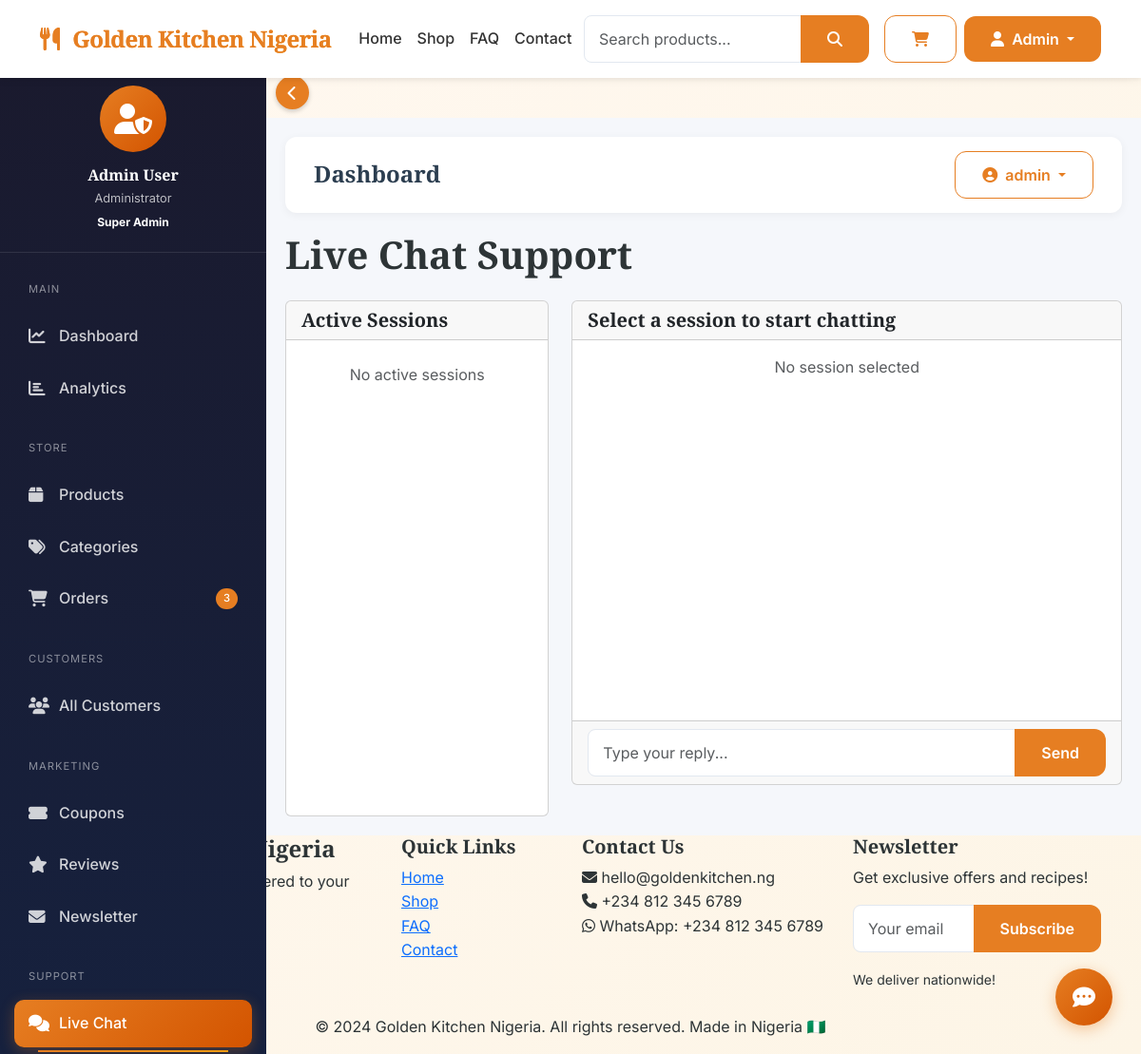
/chat/dashboard (signed in), run on the app's committed database.
### app/models.py (models this page shows, shortened)
class User(UserMixin, db.Model):
    __tablename__ = 'users'
    id = db.Column(db.Integer, primary_key=True)
    email = db.Column(db.String(120), unique=True, nullable=False, index=True)
    username = db.Column(db.String(80), unique=True, nullable=False)
    first_name = db.Column(db.String(50))
    last_name = db.Column(db.String(50))
    password_hash = db.Column(db.String(255), nullable=False)
    is_active = db.Column(db.Boolean, default=True)
    is_admin = db.Column(db.Boolean, default=False)
    email_verified = db.Column(db.Boolean, default=True)
    created_at = db.Column(db.DateTime, default=datetime.utcnow)
    last_login = db.Column(db.DateTime)
    phone = db.Column(db.String(20))
    address = db.Column(db.Text)
    city = db.Column(db.String(100))
    state = db.Column(db.String(100))
    postal_code = db.Column(db.String(20))
    country = db.Column(db.String(100), default='USA')
    newsletter_subscribed = db.Column(db.Boolean, default=False)
    total_spent = db.Column(db.Float, default=0.0)
    order_count = db.Column(db.Integer, default=0)
    def get_full_name(self):
        return f"{self.first_name} {self.last_name}" if self.first_name else self.username

### app/blueprints/chat.py (the view)
@chat_bp.route('/dashboard')
@login_required
def chat_dashboard():
    if not current_user.is_admin:
        return redirect(url_for('main.index'))
    return render_template('admin/chat_dashboard.html')

### app/__init__.py (called while the page is built)
@login_manager.user_loader
def load_user(user_id):
    from app.models import User
    return User.query.get(int(user_id))

### app/templates/admin/chat_dashboard.html (shortened to what this page needs)
{% extends "admin/base_admin.html" %}
{% block admin_content %}
<div class="chat-dashboard">
    <h1 class="mb-4">Live Chat Support</h1>
    <div class="row">
        <div class="col-md-4">
            <div class="card">
                <div class="card-header">
                    <h5 class="mb-0">Active Sessions</h5>
                </div>
                <div class="card-body p-0" id="sessionsList" style="height: 500px; overflow-y: auto;">
                </div>
            </div>
        </div>
        <div class="col-md-8">
            <div class="card">
                <div class="card-header">
                    <h5 class="mb-0" id="currentSessionTitle">Select a session to start chatting</h5>
                </div>
                <div class="card-body" id="chatMessages" style="height: 400px; overflow-y: auto;">
                    <div class="text-center text-muted">No session selected</div>
                </div>
                <div class="card-footer">
                    <div class="input-group">
                        <input type="text" id="adminMessage" class="form-control" placeholder="Type your reply...">
                        <button class="btn btn-terracotta" onclick="sendAdminMessage()">Send</button>
                    </div>
                </div>
            </div>
        </div>
    </div>
</div>
{% endblock %}

### app/templates/admin/base_admin.html (shortened to what this page needs)
{% extends "base.html" %}
{% block content %}
<div class="admin-wrapper">
    <button class="sidebar-toggle" id="sidebarToggle">
        <i class="fas fa-chevron-left" id="toggleIcon"></i>
    </button>
    <div class="admin-sidebar" id="adminSidebar">
        <div class="sidebar-header">
            <div class="user-avatar">
                <i class="fas fa-user-shield"></i>
            </div>
            <h4>{{ current_user.get_full_name() }}</h4>
            <p>Administrator</p>
            <span class="badge bg-terracotta">Super Admin</span>
        </div>
        <div class="sidebar-nav">
            <div class="nav-section">
                <div class="nav-section-title">MAIN</div>
                <a class="nav-link {% if request.endpoint == 'admin.dashboard' %}active{% endif %}"
                   href="{{ url_for('admin.dashboard') }}">
                    <i class="fas fa-chart-line"></i>
                    <span class="sidebar-text">Dashboard</span>
                </a>
                <a class="nav-link {% if request.endpoint == 'admin.analytics' %}active{% endif %}"
                   href="{{ url_for('admin.analytics') }}">
                    <i class="fas fa-chart-bar"></i>
                    <span class="sidebar-text">Analytics</span>
                </a>
            </div>
            <div class="nav-section">
                <div class="nav-section-title">STORE</div>
                <a class="nav-link {% if 'products' in request.endpoint %}active{% endif %}"
                   href="{{ url_for('admin.manage_products') }}">
                    <i class="fas fa-box"></i>
                    <span class="sidebar-text">Products</span>
                </a>
                <a class="nav-link {% if 'categories' in request.endpoint %}active{% endif %}"
                   href="{{ url_for('admin.manage_categories') }}">
                    <i class="fas fa-tags"></i>
                    <span class="sidebar-text">Categories</span>
                </a>
                <a class="nav-link {% if 'orders' in request.endpoint %}active{% endif %}"
                   href="{{ url_for('admin.manage_orders') }}">
                    <i class="fas fa-shopping-cart"></i>
                    <span class="sidebar-text">Orders</span>
                    <span class="badge-notification" id="pendingOrdersBadge" style="display: none;">0</span>
                </a>
            </div>
            <div class="nav-section">
                <div class="nav-section-title">CUSTOMERS</div>
                <a class="nav-link {% if 'customers' in request.endpoint %}active{% endif %}"
                   href="{{ url_for('admin.manage_customers') }}">
                    <i class="fas fa-users"></i>
                    <span class="sidebar-text">All Customers</span>
                </a>
            </div>
            <div class="nav-section">
                <div class="nav-section-title">MARKETING</div>
                <a class="nav-link {% if 'coupons' in request.endpoint %}active{% endif %}"
                   href="{{ url_for('admin.manage_coupons') }}">
                    <i class="fas fa-ticket-alt"></i>
                    <span class="sidebar-text">Coupons</span>
                </a>
                <a class="nav-link {% if 'reviews' in request.endpoint %}active{% endif %}"
                   href="{{ url_for('admin.manage_reviews') }}">
                    <i class="fas fa-star"></i>
                    <span class="sidebar-text">Reviews</span>
                </a>
                <a class="nav-link {% if 'newsletter' in request.endpoint %}active{% endif %}"
                   href="{{ url_for('admin.manage_newsletter') }}">
                    <i class="fas fa-envelope"></i>
                    <span class="sidebar-text">Newsletter</span>
                </a>
            </div>
            <div class="nav-section">
                <div class="nav-section-title">SUPPORT</div>
                <a class="nav-link {% if 'chat' in request.endpoint %}active{% endif %}"
                   href="{{ url_for('admin.chat_dashboard') }}">
                    <i class="fas fa-comments"></i>
                    <span class="sidebar-text">Live Chat</span>
                </a>
            </div>
        </div>
    </div>
    <div class="admin-content">
        <div class="admin-topbar">
            <h2 class="page-title">
                {% block page_title %}Dashboard{% endblock %}
            </h2>
            <div class="topbar-actions">
                <div class="dropdown">
                    <button class="btn btn-outline-terracotta dropdown-toggle" data-bs-toggle="dropdown">
                        <i class="fas fa-user-circle me-1"></i>
                        {{ current_user.username }}
                    </button>
                </div>
            </div>
        </div>
        {% block admin_content %}{% endblock %}
    </div>
</div>
{% endblock %}

### app/templates/components/navbar.html (shortened to what this page needs)
<nav class="navbar navbar-expand-lg">
    <div class="container">
        <a class="navbar-brand" href="{{ url_for('main.index') }}">
            <i class="fas fa-utensils me-2"></i>
            Golden Kitchen Nigeria
        </a>
        <div class="collapse navbar-collapse" id="navbarNav">
            <ul class="navbar-nav mx-auto">
                <li class="nav-item"><a class="nav-link" href="{{ url_for('main.index') }}">Home</a></li>
                <li class="nav-item"><a class="nav-link" href="{{ url_for('main.products') }}">Shop</a></li>
                <li class="nav-item"><a class="nav-link" href="{{ url_for('main.faq') }}">FAQ</a></li>
                <li class="nav-item"><a class="nav-link" href="{{ url_for('main.contact') }}">Contact</a></li>
            </ul>
            <div class="search-container me-3">
                <form class="search-form" action="{{ url_for('main.search') }}" method="GET" autocomplete="off">
                    <div class="input-group">
                        <input type="text"
                               name="q"
                               id="searchInput"
                               class="form-control"
                               placeholder="Search products..."
                               aria-label="Search"
                               autocomplete="off">
                        <button class="btn btn-terracotta" type="submit">
                            <i class="fas fa-search"></i>
                        </button>
                    </div>
                </form>
            </div>
            <a href="{{ url_for('cart.view_cart') }}" class="btn btn-outline-terracotta position-relative me-2">
                <i class="fas fa-shopping-cart"></i>
            </a>
            {% if current_user.is_authenticated %}
            <div class="dropdown">
                <button class="btn btn-terracotta dropdown-toggle" data-bs-toggle="dropdown">
                    <i class="fas fa-user me-1"></i>
                    {{ current_user.first_name or current_user.username }}
                </button>
            </div>
            {% endif %}
        </div>
    </div>
</nav>

### app/static/css/style.css (style rules this page uses)
:root { --terracotta: #E67E22; --terracotta-light: #F39C12; --terracotta-dark: #D35400; --gold: #FFD700; --gold-light: #FFE44D; --gold-dark: #CCA800; --warm-orange: #F5A623; --clay: #C0392B; --sand: #FDEBD0; --cream: #FFF8F0; --dark-charcoal: #2C3E50; --light-gray: #F7F9FC; --medium-gray: #E2E8F0; --text-dark: #2D3436; --text-light: #636E72; --gradient-primary: linear-gradient(135deg, var(--terracotta) 0%, var(--terracotta-light) 100%); --gradient-dark: linear-gradient(135deg, var(--terracotta-dark) 0%, var(--terracotta) 100%); --gradient-gold: linear-gradient(135deg, var(--gold) 0%, var(--gold-dark) 100%); --gradient-bg: linear-gradient(135deg, var(--cream) 0%, #FDF5E6 100%); --shadow-sm: 0 2px 4px rgba(0,0,0,0.05); --shadow-md: 0 4px 6px rgba(0,0,0,0.07); --shadow-lg: 0 10px 25px rgba(0,0,0,0.1); --shadow-xl: 0 20px 40px rgba(0,0,0,0.15); --shadow-hover: 0 20px 35px rgba(230,126,34,0.15); --radius-sm: 8px; --radius-md: 12px; --radius-lg: 20px; --radius-xl: 30px; }
* { margin: 0; padding: 0; box-sizing: border-box; }
body { font-family: 'Inter', sans-serif; color: var(--text-dark); background: var(--gradient-bg); line-height: 1.6; overflow-x: hidden; }
h1, h2, h3, h4, h5, h6 { font-family: 'Playfair Display', serif; font-weight: 600; }
.navbar { padding: 1rem 0; background: white !important; }
.navbar-brand { font-family: 'Playfair Display', serif; font-size: 1.8rem; font-weight: 700; background: var(--gradient-primary); -webkit-background-clip: text; background-clip: text; color: transparent; letter-spacing: -0.5px; }
.navbar-brand i { color: var(--terracotta); background: none; -webkit-background-clip: unset; background-clip: unset; }
.nav-link { font-weight: 500; color: var(--text-dark); transition: all 0.3s ease; position: relative; }
.nav-link::after { content: ''; position: absolute; bottom: -5px; left: 50%; transform: translateX(-50%); width: 0; height: 2px; background: var(--gradient-primary); transition: width 0.3s ease; }
.nav-link:hover::after, .nav-link.active::after { width: 80%; }
.btn { padding: 12px 28px; font-weight: 600; border-radius: var(--radius-md); transition: all 0.3s ease; position: relative; overflow: hidden; }
.btn::before { content: ''; position: absolute; top: 50%; left: 50%; width: 0; height: 0; background: rgba(255,255,255,0.2); border-radius: 50%; transform: translate(-50%, -50%); transition: width 0.6s, height 0.6s; }
.btn-terracotta { background: var(--gradient-primary); border: none; color: white; }
.btn-outline-terracotta { border: 2px solid var(--terracotta); background: transparent; color: var(--terracotta); }
.form-control, .form-select { border: 1px solid var(--medium-gray); border-radius: var(--radius-sm); padding: 12px 15px; transition: all 0.3s ease; }
.admin-sidebar { background: var(--dark-charcoal); min-height: 100vh; color: white; }
.admin-sidebar .nav-link { color: rgba(255,255,255,0.8); padding: 12px 20px; border-radius: var(--radius-sm); margin-bottom: 5px; }
.admin-sidebar .nav-link:hover, .admin-sidebar .nav-link.active { background: var(--terracotta); color: white; }

### app/templates/components/navbar.html (style rules this page uses)
.search-container { position: relative; width: 300px; }
.search-form { width: 100%; }
.navbar { background: white; box-shadow: 0 2px 10px rgba(0,0,0,0.05); padding: 1rem 0; }
.navbar-brand { font-size: 1.5rem; font-weight: 700; color: #E67E22; }
.nav-link { font-weight: 500; color: #333; transition: color 0.3s ease; }
.btn-terracotta { background: #E67E22; border: none; color: white; }
.btn-outline-terracotta { border: 1px solid #E67E22; color: #E67E22; background: transparent; }

### data on the page
User: first_name "Admin", get_full_name "Admin User", username "admin"
